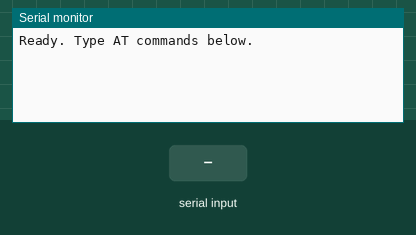
A sketch run on a simulated Arduino Uno, built with avr-gcc and run on an emulated ATmega328P. On the bench: the last lines printed to the serial monitor. The test bench sets the inputs (shaded band).

Above: at 1.2 s.
1.3 s: "1" received over the second serial link
At 1.9 s:
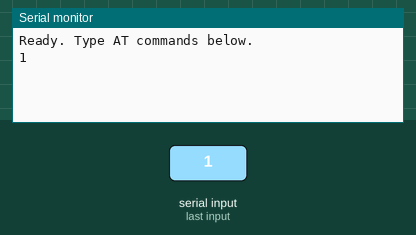
2.8 s: "0" received over the second serial link
At 4.3 s:
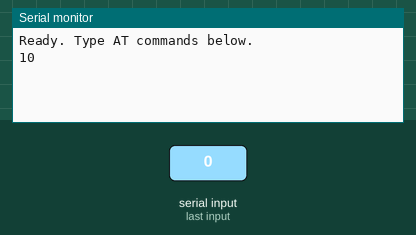

The sketch:

at_configuration.ino
```cpp
// (licence header left out)
#include <SoftwareSerial.h>

// Use pins 2 and 3 as RX and TX for the HC-05
SoftwareSerial BTSerial(2, 3);

void setup()
{
  // Match the AT mode baud rate in the Serial Monitor
  Serial.begin(9600);

  // HC-06 communication, must match the module's configured baud rate
  BTSerial.begin(9600);

  Serial.println("Ready. Type AT commands below.");
}

void loop()
{
  // Forward anything received from the HC-05 to the Serial Monitor
  if (BTSerial.available()) {
    Serial.write(BTSerial.read());
  }

  // Forward anything typed in the Serial Monitor to the HC-05
  if (Serial.available()) {
    BTSerial.write(Serial.read());
  }
}
```

Measured:
- after the input at 1.3 s, the serial monitor: prints a new line at once (image 1)
- after the input at 2.8 s, the serial monitor: prints a new line at once (image 2)
